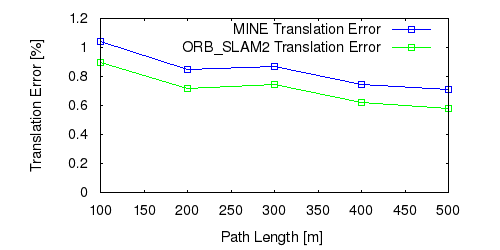

This figure's gnuplot source:
set term postscript eps enhanced color
set output "03_tl.eps"
set size ratio 0.5
set yrange [0:*]
set xlabel "Path Length [m]"
set ylabel "Translation Error [%]"
plot "03_tl.txt" using 1:($2*100) title 'MINE Translation Error' lc rgb "#0000FF" pt 4 w linespoints,"03_tl.txt" using 1:($3*100) title 'ORB_SLAM2 Translation Error' lc rgb "#00FF00" pt 4 w linespoints
